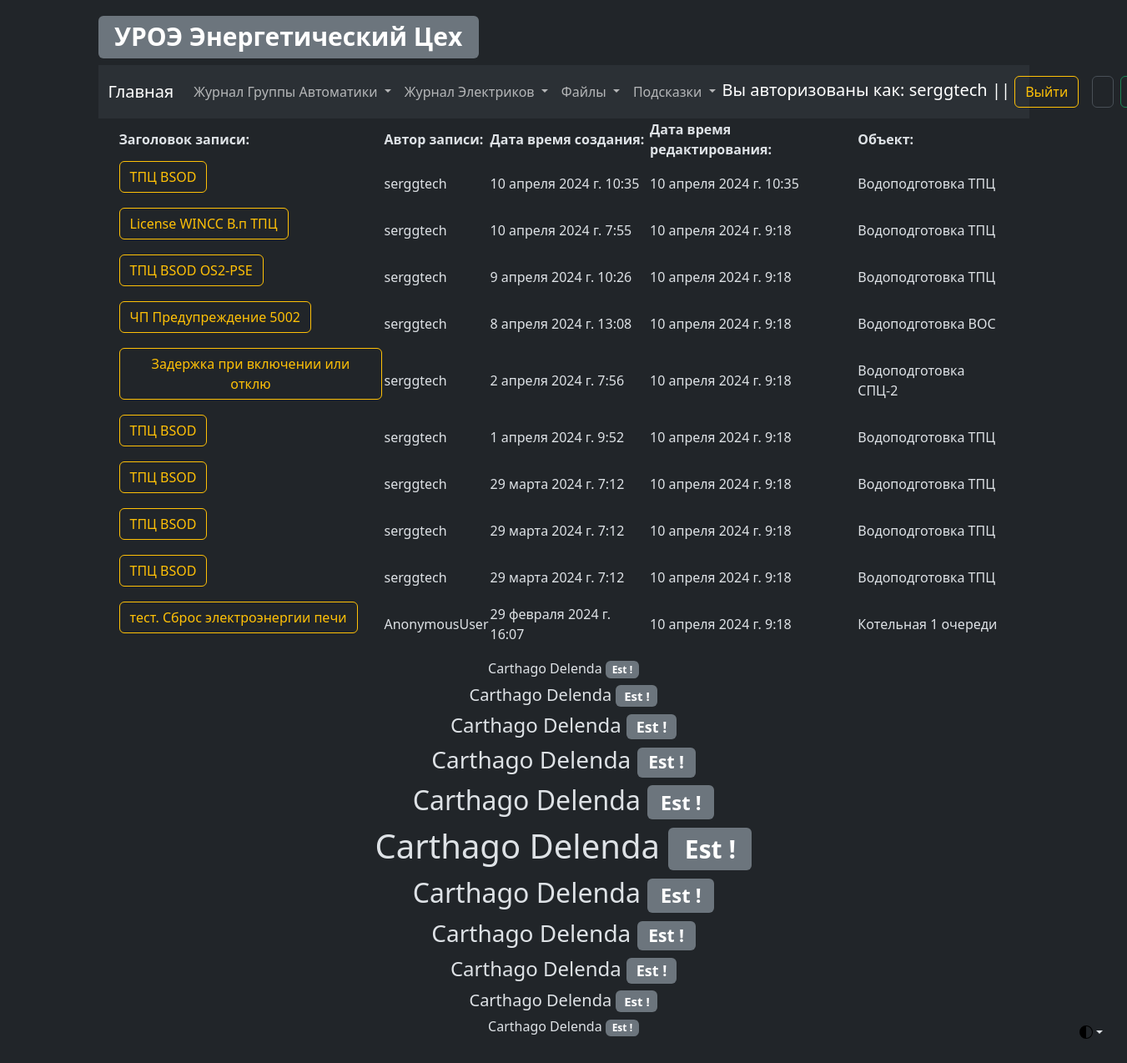
The page /as/as_log_view (signed in) on the database its author committed.
### as/models.py (models this page shows)
class ASLog(models.Model):
    record_text_title = models.CharField(
        verbose_name="Заголовок записи", max_length=100
    )
    record_text_full = models.TextField(verbose_name="Текст записи", max_length=9999)
    record_author = models.CharField(verbose_name="Автор записи", max_length=100)
    record_change_location_plc = models.BooleanField(
        verbose_name="Изменение в PLC", default=False
    )
    record_change_location_hmi = models.BooleanField(
        verbose_name="Изменение в HMI", default=False
    )
    record_data_create = models.DateTimeField(
        verbose_name="Дата создания записи", auto_now_add=True, editable=False
    )
    record_data_update = models.DateTimeField(
        verbose_name="Дата редактирования записи", auto_now=True, editable=False
    )
    record_object = models.ForeignKey(
        EncObject,
        related_name="as_log_object",
        on_delete=models.CASCADE,
        blank=True,
        verbose_name="Объект",
    )
    record_electrical_room = models.ForeignKey(
        EncElectricalRoom,
        related_name="as_log_electrical_room",
        on_delete=models.CASCADE,
        blank=True,
        verbose_name="Электропомещение",
    )
    record_project = models.ForeignKey(
        EncProject,
        related_name="as_log_project",
        on_delete=models.CASCADE,
        blank=True,
        verbose_name="Проект",
    )
    record_mechanism = models.ForeignKey(
        EncMechanism,
        related_name="as_log_mechanism",
        on_delete=models.CASCADE,
        blank=True,
        verbose_name="Механизм",
    )
    def __str__(self):
        return (
            f"[{self.record_author}] [{self.record_object}] [{self.record_data_create}]"
        )
    class Meta:
        verbose_name = "Запись Simatic"
        verbose_name_plural = "Записи Simatic"

### Enc_object/models.py (models this page shows, shortened)
class EncObject(models.Model):
    title = models.CharField(verbose_name="Объект", max_length=100)
    title_description = models.CharField(
        verbose_name="Описание объекта", max_length=100
    )
    slug = models.SlugField(max_length=50, unique=True)
    def __str__(self):
        return f"{self.title}"
    class Meta:
        verbose_name = "Объект"
        verbose_name_plural = "Объекты"

### as/views.py (the view)
# urls.py: path("as_log_view", as_log_view, name="as_log_view"),
def as_log_view(request):
    all_automation_log = ASLog.objects.order_by("-id")[:10]
    print(all_automation_log)
    return render(
        request,
        template_name="as/log/log_view.html",
        context={
            "title": "Просмотр журнала Группы Автоматики",
            "all_automation_log": all_automation_log,
        },
    )

### as/templates/as/log/log_view.html (shortened to what this page needs)
{% extends 'template_0.html' %}
{% load static %}
{% block automation_log_view %}
<div class="container">
    <table align="center" width="100%">
        <tr>
            <th>Заголовок записи:</th>
            <th>Автор записи:</th>
            <th>Дата время создания:</th>
            <th>Дата время редактирования:</th>
            <th>Объект:</th>
        </tr>
        {% for record in all_automation_log %}
        <tr id="{{ record.id }}">
            <td>
                <p class="d-inline-flex gap-1">
                    <a aria-controls="collapseExample{{ record.id }}" aria-expanded="false"
                       class="btn btn-outline-warning"
                       data-bs-toggle="collapse" href="#collapseExample{{ record.id }}" role="button">
                        {{ record.record_text_title | safe | slice:32 }}
                    </a>
                </p>
            </td>
            <td>{{ record.record_author }}</td>
            <td>{{ record.record_data_create }}</td>
            <td>{{ record.record_data_update }}</td>
            <td>{{ record.record_object }}</td>
        </tr>
        {% endfor %}
    </table>
</div>
{% endblock %}

### templates/template_0.html (shortened to what this page needs)
{% load static %}
<!DOCTYPE html>
<html data-bs-theme="dark" lang="en">
<head>
    <link href="{% static 'css/bootstrap.min.css' %}" rel="stylesheet">
</head>
<body class="p-3 m-0 border-0 bd-example m-0 border-0">
<div class="dropdown position-fixed bottom-0 end-0 mb-3 me-3 bd-mode-toggle">
    <button aria-expanded="false"
            aria-label="Toggle theme (auto)"
            class="btn btn-bd-primary py-2 dropdown-toggle d-flex align-items-center"
            data-bs-toggle="dropdown"
            id="bd-theme"
            type="button">
        <svg class="bi my-1 theme-icon-active" height="1em" width="1em">
            <use href="#circle-half"></use>
        </svg>
    </button>
</div>
<main class="container">
    <a href="{% url 'main_page' %}"><h1><span class="badge bg-secondary">УРОЭ Энергетический Цех</span></h1></a>
    <nav class="navbar navbar-expand-lg bg-body-tertiary">
        <div class="container-fluid">
            <a class="navbar-brand" href="{% url 'main_page' %}">Главная</a>
            <div class="collapse navbar-collapse" id="navbarSupportedContent">
                <ul class="navbar-nav me-auto mb-2 mb-lg-0">
                    <li class="nav-item dropdown">
                        <a aria-expanded="false" class="nav-link dropdown-toggle" data-bs-toggle="dropdown" href="#"
                           role="button">
                            Журнал Группы Автоматики
                        </a>
                    </li>
                    <li class="nav-item dropdown">
                        <a aria-expanded="false" class="nav-link dropdown-toggle" data-bs-toggle="dropdown" href="#"
                           role="button">
                            Журнал Электриков
                        </a>
                    </li>
                    <li class="nav-item dropdown">
                        <a aria-expanded="false" class="nav-link dropdown-toggle" data-bs-toggle="dropdown" href="#"
                           role="button">
                            Файлы
                        </a>
                    </li>
                    <li class="nav-item dropdown">
                        <a aria-expanded="false" class="nav-link dropdown-toggle" data-bs-toggle="dropdown" href="#"
                           role="button">
                            Подсказки
                        </a>
                    </li>
                </ul>
                <div>
                    {% if request.user.is_authenticated %}
                    <div class="navbar-brand">
                        Вы авторизованы как: {{ request.user }} || <a class="btn btn-outline-warning"
                                                                      href="{% url 'logout' %}">Выйти</a>
                    </div>
                    {% else %}
                    <div class="navbar-brand">
                        Вы авторизованы как: Гость || <a class="btn btn-outline-danger"
                                                         href="{% url 'login' %}">Войти</a>
                    </div>
                    {% endif %}
                </div>
                <form action="{% url 'as_search_results' %}" class="d-flex" method="get" role="search">
                    <input aria-label="Search" class="form-control me-2" name="search" placeholder="Search"
                           type="search">
                    <button class="btn btn-outline-success" type="submit">Поиск</button>
                </form>
            </div>
        </div>
    </nav>
    <div class="container">
        {% if request.user.is_authenticated %}
        {% block automation_log_view %} {% endblock %}
        {% else %}
        {% block user_login %} {% endblock %}
        {% endif %}
        <div align="center" data-width="100%">
            <p>
            <h6>Carthago Delenda <span class="badge bg-secondary">Est !</span></h6>
            <h5>Carthago Delenda <span class="badge bg-secondary">Est !</span></h5>
            <h4>Carthago Delenda <span class="badge bg-secondary">Est !</span></h4>
            <h3>Carthago Delenda <span class="badge bg-secondary">Est !</span></h3>
            <h2>Carthago Delenda <span class="badge bg-secondary">Est !</span></h2>
            <h1>Carthago Delenda <span class="badge bg-secondary">Est !</span></h1>
            <h2>Carthago Delenda <span class="badge bg-secondary">Est !</span></h2>
            <h3>Carthago Delenda <span class="badge bg-secondary">Est !</span></h3>
            <h4>Carthago Delenda <span class="badge bg-secondary">Est !</span></h4>
            <h5>Carthago Delenda <span class="badge bg-secondary">Est !</span></h5>
            <h6>Carthago Delenda <span class="badge bg-secondary">Est !</span></h6>
            </p>
        </div>
    </div>
</main>
</body>
</html>

### rows shown on the page
ASLog: record_text_title "ТПЦ BSOD", record_author "serggtech", record_data_create "10 апреля 2024 г. 10:35", record_data_update "10 апреля 2024 г. 10:35", record_object "Водоподготовка ТПЦ"
ASLog: record_text_title "License WINCC В.п ТПЦ", record_author "serggtech", record_data_create "10 апреля 2024 г. 7:55", record_data_update "10 апреля 2024 г. 9:18", record_object "Водоподготовка ТПЦ"
ASLog: record_text_title "ТПЦ BSOD OS2-PSE", record_author "serggtech", record_data_create "9 апреля 2024 г. 10:26", record_data_update "10 апреля 2024 г. 9:18", record_object "Водоподготовка ТПЦ"
ASLog: record_text_title "ЧП Предупреждение 5002", record_author "serggtech", record_data_create "8 апреля 2024 г. 13:08", record_data_update "10 апреля 2024 г. 9:18", record_object "Водоподготовка ВОС"
ASLog: record_text_title "Задержка при включении или отклю", record_author "serggtech", record_data_create "2 апреля 2024 г. 7:56", record_data_update "10 апреля 2024 г. 9:18", record_object "Водоподготовка СПЦ-2"
ASLog: record_text_title "ТПЦ BSOD", record_author "serggtech", record_data_create "1 апреля 2024 г. 9:52", record_data_update "10 апреля 2024 г. 9:18", record_object "Водоподготовка ТПЦ"
ASLog: record_text_title "ТПЦ BSOD", record_author "serggtech", record_data_create "29 марта 2024 г. 7:12", record_data_update "10 апреля 2024 г. 9:18", record_object "Водоподготовка ТПЦ"
ASLog: record_text_title "ТПЦ BSOD", record_author "serggtech", record_data_create "29 марта 2024 г. 7:12", record_data_update "10 апреля 2024 г. 9:18", record_object "Водоподготовка ТПЦ"
ASLog: record_text_title "ТПЦ BSOD", record_author "serggtech", record_data_create "29 марта 2024 г. 7:12", record_data_update "10 апреля 2024 г. 9:18", record_object "Водоподготовка ТПЦ"
ASLog: record_text_title "тест. Сброс электроэнергии печи", record_author "AnonymousUser", record_data_create "29 февраля 2024 г. 16:07", record_data_update "10 апреля 2024 г. 9:18", record_object "Котельная 1 очереди"

### other values the page prints
{{ request.user }} "serggtech"
